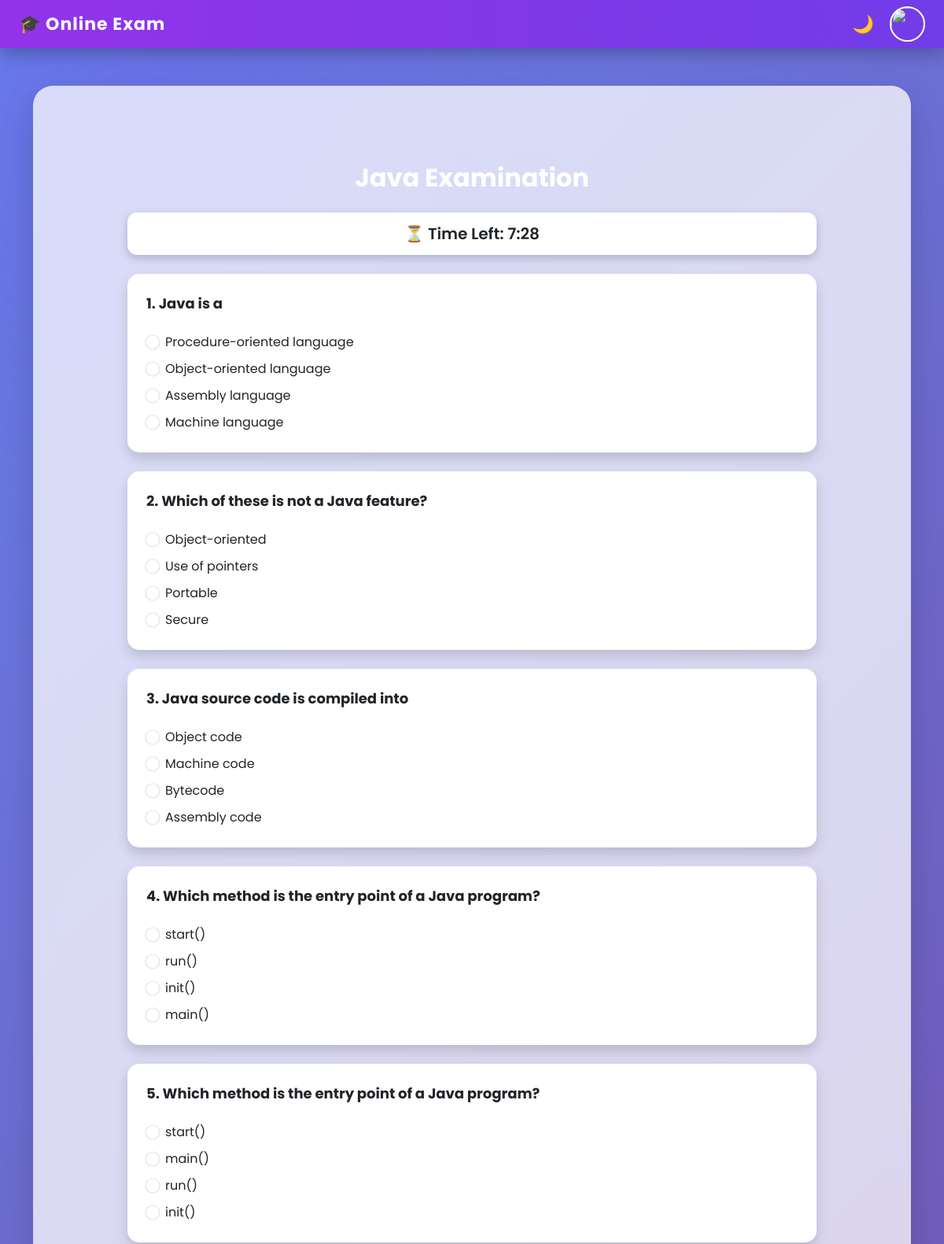
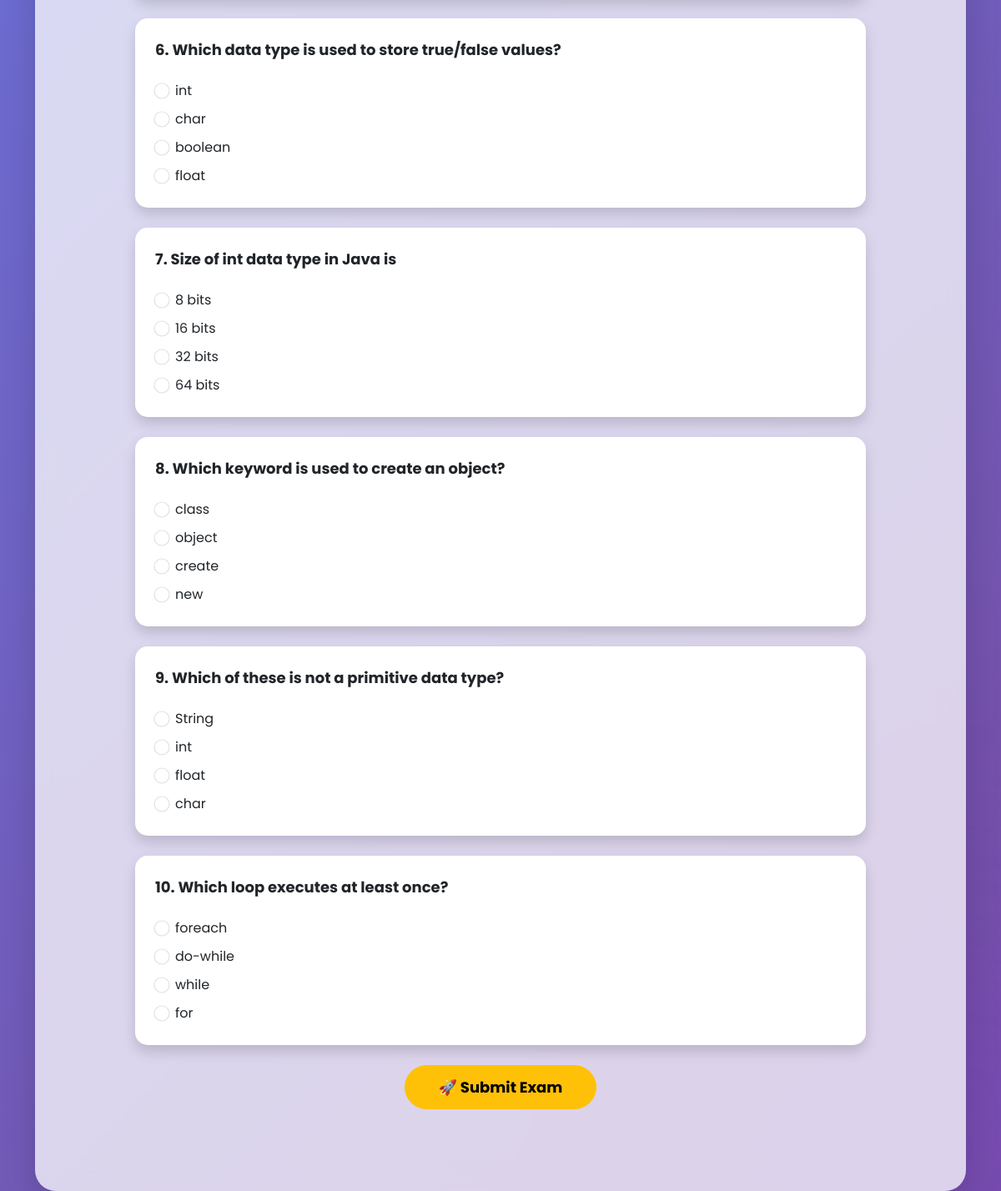
/exam/3/ (signed in), run on the app's committed database (2 pictures, top to bottom).
### exam/models.py (models this page shows, shortened)
class Subject(models.Model):
    name = models.CharField(max_length=100)

class Question(models.Model):
    subject = models.ForeignKey(Subject, on_delete=models.CASCADE)
    question = models.TextField()
    option1 = models.CharField(max_length=200)
    option2 = models.CharField(max_length=200)
    option3 = models.CharField(max_length=200)
    option4 = models.CharField(max_length=200)
    correct_answer = models.CharField(max_length=255)

### exam/views.py (the view, shortened to what this page needs)
# urls.py: path('exam/<int:subject_id>/', views.start_exam, name='start_exam'),
@login_required(login_url='login')
def start_exam(request, subject_id):
    subject = get_object_or_404(Subject, id=subject_id)
    questions = Question.objects.filter(subject=subject)
    return render(request, 'exam.html', {
        'subject': subject,
        'questions': questions
    })

### exam/templates/exam.html (shortened to what this page needs)
{% extends 'base.html' %}
{% block content %}
<div class="container mt-5 exam-container">
    <div class="exam-header">
        <h2>{{ subject.name }} Examination</h2>
    </div>
    <div class="timer-box text-center mb-4">
        ⏳ Time Left: <span id="timer">00:00</span>
    </div>
    <form method="POST" onsubmit="return validateForm()">
        {% for q in questions %}
            <div class="card p-4 mb-4 shadow question-card">
                <p>
                    <strong>{{ forloop.counter }}. {{ q.question }}</strong>
                </p>
                <div class="form-check mt-2">
                    <input class="form-check-input" type="radio" name="{{ q.id }}" value="{{ q.option1 }}">
                    <label class="form-check-label">{{ q.option1 }}</label>
                </div>
                <div class="form-check mt-2">
                    <input class="form-check-input" type="radio" name="{{ q.id }}" value="{{ q.option2 }}">
                    <label class="form-check-label">{{ q.option2 }}</label>
                </div>
                <div class="form-check mt-2">
                    <input class="form-check-input" type="radio" name="{{ q.id }}" value="{{ q.option3 }}">
                    <label class="form-check-label">{{ q.option3 }}</label>
                </div>
                <div class="form-check mt-2">
                    <input class="form-check-input" type="radio" name="{{ q.id }}" value="{{ q.option4 }}">
                    <label class="form-check-label">{{ q.option4 }}</label>
                </div>
            </div>
        {% endfor %}
        <div class="text-center mt-4 mb-5">
            <button type="submit" id="submitBtn" class="btn btn-warning btn-lg">
                🚀 Submit Exam
            </button>
        </div>
    </form>
</div>
{% endblock %}

### exam/templates/base.html (style rules this page uses)
:root { --primary: #6366f1; --secondary: #9333ea; --dark-bg: #0f172a; --light-bg: #f8fafc; --glass: rgba(255,255,255,0.15); }
body { font-family: 'Poppins', sans-serif; background: var(--light-bg); transition: 0.4s ease; overflow-x: hidden; }

### exam/templates/exam.html (style rules this page uses)
body { background: linear-gradient(135deg, #667eea, #764ba2); }
.exam-container { max-width: 900px; margin: auto; }
.exam-header { text-align: center; color: white; margin-bottom: 25px; }
.exam-header h2 { font-weight: bold; }
.timer-box { background: white; border-radius: 12px; padding: 12px; font-size: 20px; font-weight: 600; box-shadow: 0 4px 12px rgba(0,0,0,0.2); }
.question-card { border-radius: 15px; border: none; transition: 0.3s ease; }
.question-card strong { font-size: 18px; }
.form-check-input { cursor: pointer; transform: scale(1.2); margin-right: 8px; }
.form-check-label { cursor: pointer; font-size: 16px; }
#submitBtn { border-radius: 50px; padding: 12px 40px; font-size: 18px; font-weight: bold; transition: 0.3s ease; }

### data on the page
Subject: name "Java"
Question: question "Java is a", option1 "Procedure-oriented language", option2 "Object-oriented language", option3 "Assembly language", option4 "Machine language"
Question: question "Which of these is not a Java feature?", option1 "Object-oriented", option2 "Use of pointers", option3 "Portable", option4 "Secure"
Question: question "Java source code is compiled into", option1 "Object code", option2 "Machine code", option3 "Bytecode", option4 "Assembly code"
Question: question "Which method is the entry point of a Java program?", option1 "start()", option2 "run()", option3 "init()", option4 "main()"
Question: question "Which method is the entry point of a Java program?", option1 "start()", option2 "main()", option3 "run()", option4 "init()"
Question: question "Which data type is used to store true/false values?", option1 "int", option2 "char", option3 "boolean", option4 "float"
Question: question "Size of int data type in Java is", option1 "8 bits", option2 "16 bits", option3 "32 bits", option4 "64 bits"
Question: question "Which keyword is used to create an object?", option1 "class", option2 "object", option3 "create", option4 "new"
Question: question "Which of these is not a primitive data type?", option1 "String", option2 "int", option3 "float", option4 "char"
Question: question "Which loop executes at least once?", option1 "foreach", option2 "do-while", option3 "while", option4 "for"
